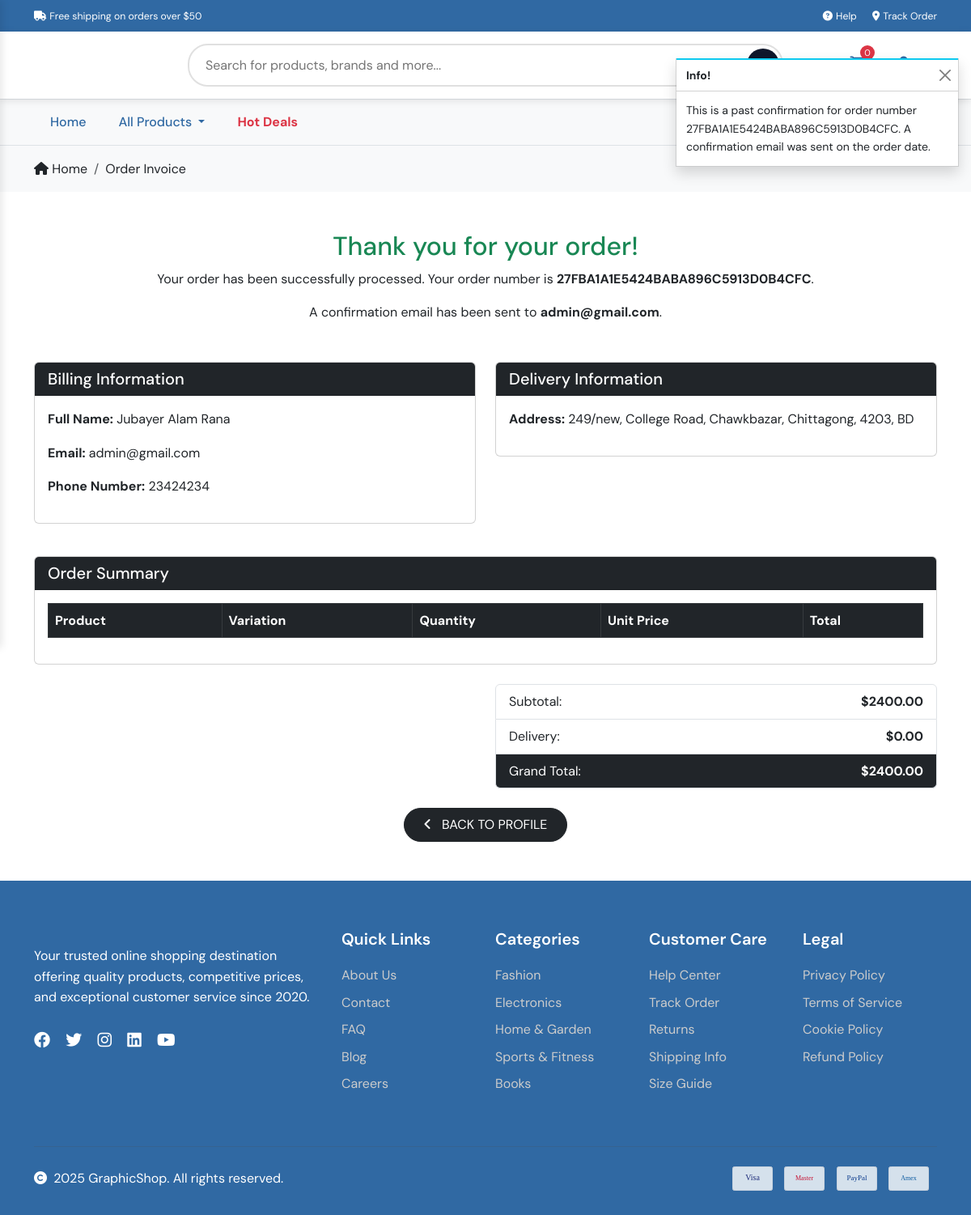
The app's page /profile/order/27FBA1A1E5424BABA896C5913D0B4CFC/ (signed in) with its own data.
### checkout/models.py (models this page shows, shortened)
class Order(models.Model):
    order_number = models.CharField(max_length=32, null=False, editable=False)
    full_name = models.CharField(max_length=50, null=False, blank=False)
    email = models.EmailField(max_length=254, null=False, blank=False)
    phone_number = models.CharField(max_length=20, null=False, blank=False)
    country = CountryField(blank_label='Country *', null=False, blank=False)
    postcode = models.CharField(max_length=20, null=True, blank=True)
    town_or_city = models.CharField(max_length=40, null=False, blank=False)
    street_address1 = models.CharField(max_length=80, null=False, blank=False)
    street_address2 = models.CharField(max_length=80, null=True, blank=True)
    county = models.CharField(max_length=80, null=True, blank=True)
    date = models.DateTimeField(auto_now_add=True)
    delivery_cost = models.DecimalField(max_digits=6, decimal_places=2, null=False, default=0)
    order_total = models.DecimalField(max_digits=10, decimal_places=2, null=False, default=0)
    grand_total = models.DecimalField(max_digits=10, decimal_places=2, null=False, default=0)
    original_bag = models.TextField(null=False, blank=False, default='')
    stripe_pid = models.CharField(max_length=254, null=False, blank=False, default='')

### profiles/views.py (the view)
# urls.py: path('order/<str:order_number>/', views.order_history, name='order_history'),
@login_required
def order_history(request, order_number):
    order = get_object_or_404(Order, order_number=order_number, email=request.user.email)
    messages.info(
        request,
        f'This is a past confirmation for order number {order_number}. '
        'A confirmation email was sent on the order date.'
    )
    return render(
        request,
        'checkout/checkout_success.html',
        {
            'order': order,
            'from_profile': True,
        }
    )

### bag/contexts.py (called while the page is built, shortened)
def bag_contents(request):
    bag_items = []
    total = 0
    product_count = 0
    bag = request.session.get('bag', {})
    if total < settings.FREE_DELIVERY_THRESHOLD:
        delivery = total * Decimal(settings.STANDARD_DELIVERY_PERCENTAGE / 100)
        free_delivery_delta = settings.FREE_DELIVERY_THRESHOLD - total
    else:
        delivery = Decimal(0)
        free_delivery_delta = Decimal(0)
    grand_total = total + delivery
    return {
        'bag_items': bag_items,
        'total': total,
        'product_count': product_count,
        'delivery': delivery,
        'free_delivery_delta': free_delivery_delta,
        'free_delivery_threshold': settings.FREE_DELIVERY_THRESHOLD,
        'grand_total': grand_total,
    }

### checkout/templates/checkout/checkout_success.html (shortened to what this page needs)
{% extends 'frontend/layouts/base.html' %}
{% load static %}
{% block content %}
<section class="breadcrumb-section border-top py-3 bg-light">
    <div class="container">
        <nav aria-label="breadcrumb">
            <ol class="breadcrumb mb-0 bg-light">
                <li class="breadcrumb-item">
                    <a href="{% url 'home' %}" class="text-decoration-none text-dark">
                        <i class="fas fa-home"></i> Home
                    </a>
                </li>
                <li class="breadcrumb-item active text-dark" aria-current="page">Order Invoice</li>
            </ol>
        </nav>
    </div>
</section>
<section class="container py-5">
    <div class="text-center mb-5">
        <h2 class="text-success">Thank you for your order!</h2>
        <p>Your order has been successfully processed. Your order number is <strong>{{ order.order_number }}</strong>.</p>
        <p>A confirmation email has been sent to <strong>{{ order.email }}</strong>.</p>
    </div>
    <div class="row mb-4">
        <div class="col-md-6">
            <div class="card mb-3">
                <div class="card-header bg-dark text-white">
                    <h5 class="mb-0">Billing Information</h5>
                </div>
                <div class="card-body">
                    <p><strong>Full Name:</strong> {{ order.full_name }}</p>
                    <p><strong>Email:</strong> {{ order.email }}</p>
                    <p><strong>Phone Number:</strong> {{ order.phone_number }}</p>
                </div>
            </div>
        </div>
        <div class="col-md-6">
            <div class="card mb-3">
                <div class="card-header bg-dark text-white">
                    <h5 class="mb-0">Delivery Information</h5>
                </div>
                <div class="card-body">
                    <p><strong>Address:</strong>
                        {{ order.street_address1 }}{% if order.street_address2 %}, {{ order.street_address2 }}{% endif %},
                        {{ order.town_or_city }}{% if order.county %}, {{ order.county }}{% endif %},
                        {{ order.postcode }}, {{ order.country }}
                    </p>
                </div>
            </div>
        </div>
    </div>
    <div class="card mb-4">
        <div class="card-header bg-dark text-white">
            <h5 class="mb-0">Order Summary</h5>
        </div>
        <div class="card-body">
            <table class="table table-bordered">
                <thead class="table-dark">
                    <tr>
                        <th>Product</th>
                        <th>Variation</th>
                        <th>Quantity</th>
                        <th>Unit Price</th>
                        <th>Total</th>
                    </tr>
                </thead>
            </table>
        </div>
    </div>
    <div class="row justify-content-end mb-4">
        <div class="col-md-6">
            <ul class="list-group">
                <li class="list-group-item d-flex justify-content-between">
                    <span>Subtotal:</span>
                    <strong>${{ order.order_total }}</strong>
                </li>
                <li class="list-group-item d-flex justify-content-between">
                    <span>Delivery:</span>
                    <strong>${{ order.delivery_cost }}</strong>
                </li>
                <li class="list-group-item d-flex justify-content-between bg-dark text-white">
                    <span>Grand Total:</span>
                    <strong>${{ order.grand_total }}</strong>
                </li>
            </ul>
        </div>
    </div>
    <div class="text-center mt-4">
        {% if from_profile %}
            <a href="{% url 'profile' %}" class="btn btn-dark rounded-pill px-4 py-2">
                <span class="icon me-2">
                    <i class="fas fa-angle-left"></i>
                </span>
                <span class="text-uppercase">Back to Profile</span>
            </a>
        {% endif %}
    </div>
</section>
{% endblock %}

### static/assets/css/style.css (style rules this page uses)
:root { --primary-color: #0F172B; --secondary-color: #6c757d; --dark-color: #3069a3; --light-bg: #f8f9fa; }
* { margin: 0; padding: 0; box-sizing: border-box; }
body { font-family: "DM Sans", sans-serif; line-height: 1.6; }
.breadcrumb-section { background: var(--light-bg); padding: 20px 0; }
.breadcrumb { background: none; margin: 0; padding: 0; }
.breadcrumb-item a { color: var(--primary-color); text-decoration: none; }
.breadcrumb-item.active { color: var(--secondary-color); }

### records on screen
Order: order_number "27FBA1A1E5424BABA896C5913D0B4CFC", email "admin@gmail.com", full_name "Jubayer Alam Rana", phone_number "23424234", street_address1 "249/new, College Road, Chawkbazar", town_or_city "Chittagong", postcode "4203", country "BD", order_total "2400.00", delivery_cost "0.00", grand_total "2400.00"

### other values on screen
{{ message }} "This is a past confirmation for order number 27FBA1A1E5424BABA896C5913D0B4CFC. A confirmation email was sent on the order date."
{{ free_delivery_threshold }} "50"
